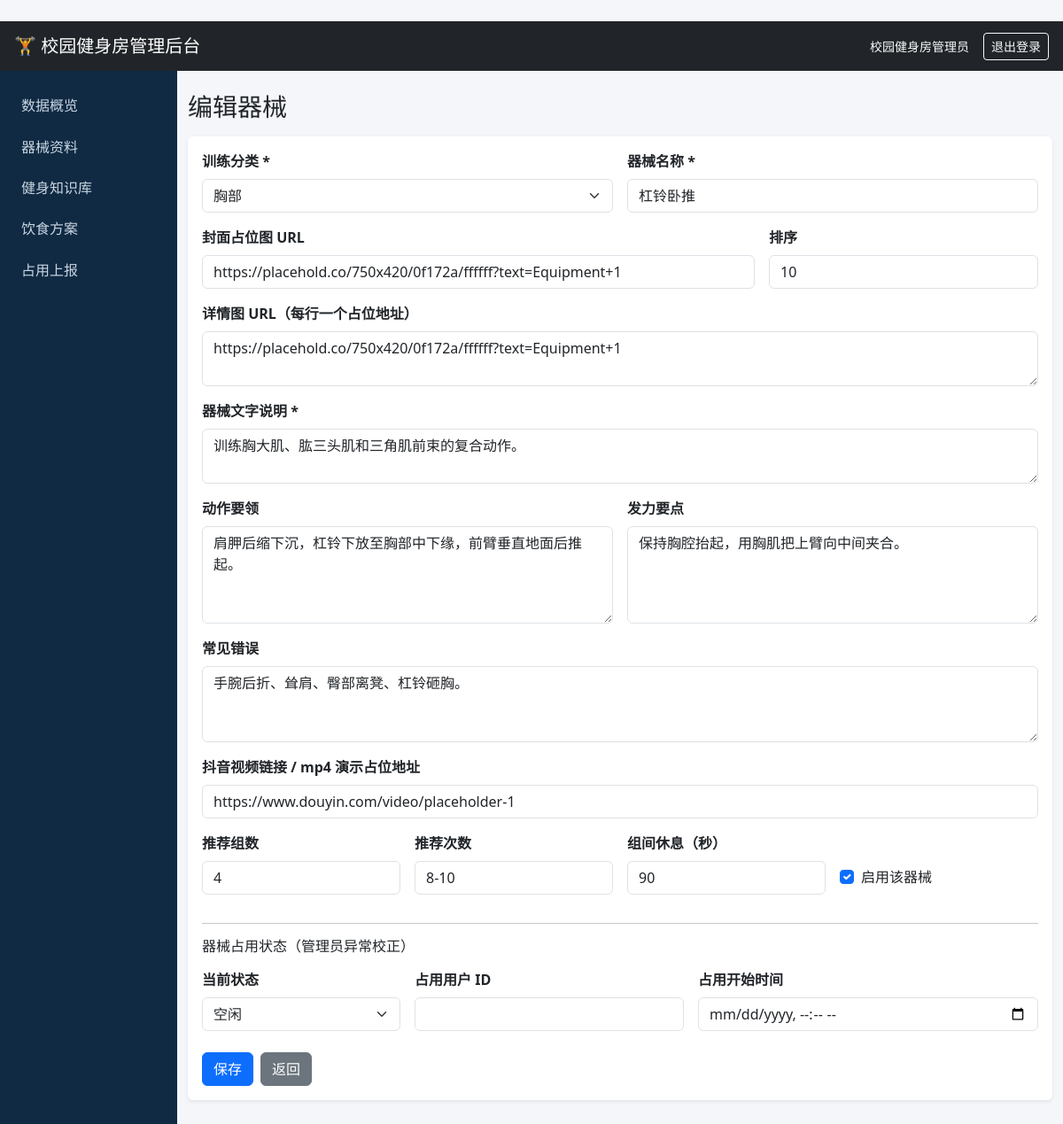
Page /admin/equipment/1/edit (signed in) on the committed database.
### app/models/equipment.py (models this page shows, shortened)
class Equipment(db.Model):
    __tablename__ = "equipment"
    id = db.Column(db.Integer, primary_key=True)
    category_id = db.Column(
        db.Integer, db.ForeignKey("equipment_categories.id"), nullable=False
    )
    name = db.Column(db.String(80), nullable=False)
    cover_url = db.Column(db.String(500), nullable=False, default="")
    image_urls = db.Column(db.JSON)
    description = db.Column(db.Text, nullable=False)
    action_key_points = db.Column(db.Text, nullable=False)
    force_points = db.Column(db.Text, nullable=False)
    common_mistakes = db.Column(db.Text, nullable=False)
    video_url = db.Column(db.String(500), nullable=False, default="")
    recommended_sets = db.Column(db.SmallInteger, nullable=False, default=3)
    recommended_reps = db.Column(db.String(20), nullable=False, default="12")
    rest_seconds = db.Column(db.SmallInteger, nullable=False, default=60)
    sort_order = db.Column(db.Integer, nullable=False, default=0)
    is_active = db.Column(db.Boolean, nullable=False, default=True)
    occupy_user_id = db.Column(
        db.Integer, db.ForeignKey("users.id"), nullable=True
    )
    occupy_start_time = db.Column(db.DateTime, nullable=True)
    occupy_status = db.Column(db.Integer, nullable=False, default=0)
    created_at = db.Column(db.DateTime, nullable=False, default=datetime.utcnow)
    updated_at = db.Column(
        db.DateTime, nullable=False, default=datetime.utcnow, onupdate=datetime.utcnow
    )
    occupancy_reports = db.relationship(
        "EquipmentOccupancyReport",
        backref="equipment",
        lazy=True,
        cascade="all, delete-orphan",
    )
    occupy_user = db.relationship(
        "User", foreign_keys=[occupy_user_id], lazy="joined"
    )

class EquipmentCategory(db.Model):
    __tablename__ = "equipment_categories"
    id = db.Column(db.Integer, primary_key=True)
    name = db.Column(db.String(30), unique=True, nullable=False)
    slug = db.Column(db.String(30), unique=True, nullable=False)
    description = db.Column(db.String(200), nullable=False, default="")
    sort_order = db.Column(db.Integer, nullable=False, default=0)
    created_at = db.Column(db.DateTime, nullable=False, default=datetime.utcnow)
    equipment_list = db.relationship("Equipment", backref="category", lazy=True)

### app/admin/routes.py (the view)
@admin_bp.route("/equipment/<int:equipment_id>/edit", methods=["GET", "POST"])
@admin_required
def equipment_edit(equipment_id):
    equipment = db.get_or_404(Equipment, equipment_id)
    return _equipment_form(equipment)

### app/admin/routes.py (called while the page is built, shortened)
def _equipment_form(equipment=None):
    categories = EquipmentCategory.query.order_by(EquipmentCategory.sort_order).all()
    return render_template(
        "admin/equipment_form.html", equipment=equipment, categories=categories
    )

### app/templates/admin/equipment_form.html (shortened to what this page needs)
﻿{% extends "admin/base.html" %}
{% block content %}
<h1 class="h3 mb-3">{{ '编辑器械' if equipment else '新增器械' }}</h1>
<form method="post" class="card border-0 shadow-sm">
  <div class="card-body">
    <div class="row g-3">
      <div class="col-md-6">
        <label class="form-label">训练分类 *</label>
        <select class="form-select" name="category_id" required>
          {% for category in categories %}
          <option value="{{ category.id }}" {% if equipment and equipment.category_id == category.id %}selected{% endif %}>{{ category.name }}</option>
          {% endfor %}
        </select>
      </div>
      <div class="col-md-6">
        <label class="form-label">器械名称 *</label>
        <input class="form-control" name="name" required value="{{ equipment.name if equipment else '' }}">
      </div>
      <div class="col-md-8">
        <label class="form-label">封面占位图 URL</label>
        <input class="form-control" name="cover_url" value="{{ equipment.cover_url if equipment else 'https://placehold.co/750x420/png?text=Equipment' }}">
      </div>
      <div class="col-md-4">
        <label class="form-label">排序</label>
        <input class="form-control" type="number" name="sort_order" value="{{ equipment.sort_order if equipment else 0 }}">
      </div>
      <div class="col-12">
        <label class="form-label">详情图 URL（每行一个占位地址）</label>
        <textarea class="form-control" name="image_urls" rows="2">{{ (equipment.image_urls or [])|join('\n') if equipment else '' }}</textarea>
      </div>
      <div class="col-12">
        <label class="form-label">器械文字说明 *</label>
        <textarea class="form-control" name="description" rows="2" required>{{ equipment.description if equipment else '' }}</textarea>
      </div>
      <div class="col-md-6">
        <label class="form-label">动作要领</label>
        <textarea class="form-control" name="action_key_points" rows="4">{{ equipment.action_key_points if equipment else '' }}</textarea>
      </div>
      <div class="col-md-6">
        <label class="form-label">发力要点</label>
        <textarea class="form-control" name="force_points" rows="4">{{ equipment.force_points if equipment else '' }}</textarea>
      </div>
      <div class="col-12">
        <label class="form-label">常见错误</label>
        <textarea class="form-control" name="common_mistakes" rows="3">{{ equipment.common_mistakes if equipment else '' }}</textarea>
      </div>
      <div class="col-12">
        <label class="form-label">抖音视频链接 / mp4 演示占位地址</label>
        <input class="form-control" name="video_url" placeholder="https://www.douyin.com/video/placeholder-1" value="{{ equipment.video_url if equipment else '' }}">
      </div>
      <div class="col-md-3">
        <label class="form-label">推荐组数</label>
        <input class="form-control" type="number" name="recommended_sets" min="1" value="{{ equipment.recommended_sets if equipment else 3 }}">
      </div>
      <div class="col-md-3">
        <label class="form-label">推荐次数</label>
        <input class="form-control" name="recommended_reps" value="{{ equipment.recommended_reps if equipment else '12' }}">
      </div>
      <div class="col-md-3">
        <label class="form-label">组间休息（秒）</label>
        <input class="form-control" type="number" name="rest_seconds" min="0" value="{{ equipment.rest_seconds if equipment else 60 }}">
      </div>
      <div class="col-md-3 d-flex align-items-end">
        <div class="form-check mb-2">
          <input class="form-check-input" type="checkbox" name="is_active" id="is_active" {% if not equipment or equipment.is_active %}checked{% endif %}>
          <label class="form-check-label" for="is_active">启用该器械</label>
        </div>
      </div>
      <div class="col-12"><hr><h2 class="h6 mb-0">器械占用状态（管理员异常校正）</h2></div>
      <div class="col-md-3">
        <label class="form-label">当前状态</label>
        <select class="form-select" name="occupy_status">
          <option value="0" {% if not equipment or not equipment.occupy_status %}selected{% endif %}>空闲</option>
        </select>
      </div>
      <div class="col-md-4">
        <label class="form-label">占用用户 ID</label>
        <input class="form-control" type="number" name="occupy_user_id" value="{{ equipment.occupy_user_id if equipment and equipment.occupy_user_id else '' }}">
      </div>
      <div class="col-md-5">
        <label class="form-label">占用开始时间</label>
        <input class="form-control" type="datetime-local" name="occupy_start_time" value="{{ equipment.occupy_start_time.strftime('%Y-%m-%dT%H:%M') if equipment and equipment.occupy_start_time else '' }}">
      </div>
    </div>
    <div class="mt-4 d-flex gap-2">
      <button class="btn btn-primary" type="submit">保存</button>
      <a class="btn btn-secondary" href="{{ url_for('admin.equipment_list') }}">返回</a>
    </div>
  </div>
</form>
{% endblock %}

### app/templates/admin/base.html (style rules this page uses)
body { background: #f4f6f9; }
.form-label { font-weight: 600; }

### rows in the picture
Equipment: category_id "胸部", name "杠铃卧推", cover_url "https://placehold.co/750x420/0f172a/ffffff?text=Equipment+1", sort_order "10", image_urls "https://placehold.co/750x420/0f172a/ffffff?text=Equipment+1", description "训练胸大肌、肱三头肌和三角肌前束的复合动作。", action_key_points "肩胛后缩下沉，杠铃下放至胸部中下缘，前臂垂直地面后推起。", force_points "保持胸腔抬起，用胸肌把上臂向中间夹合。", common_mistakes "手腕后折、耸肩、臀部离凳、杠铃砸胸。", video_url "https://www.douyin.com/video/placeholder-1", recommended_sets "4", recommended_reps "8-10", rest_seconds "90", is_active "☑", occupy_status "空闲"

### other values in the picture
{{ session.get('admin_name', '管理员') }} "校园健身房管理员"
{{ '编辑器械' if equipment else '新增器械' }} "编辑器械"
